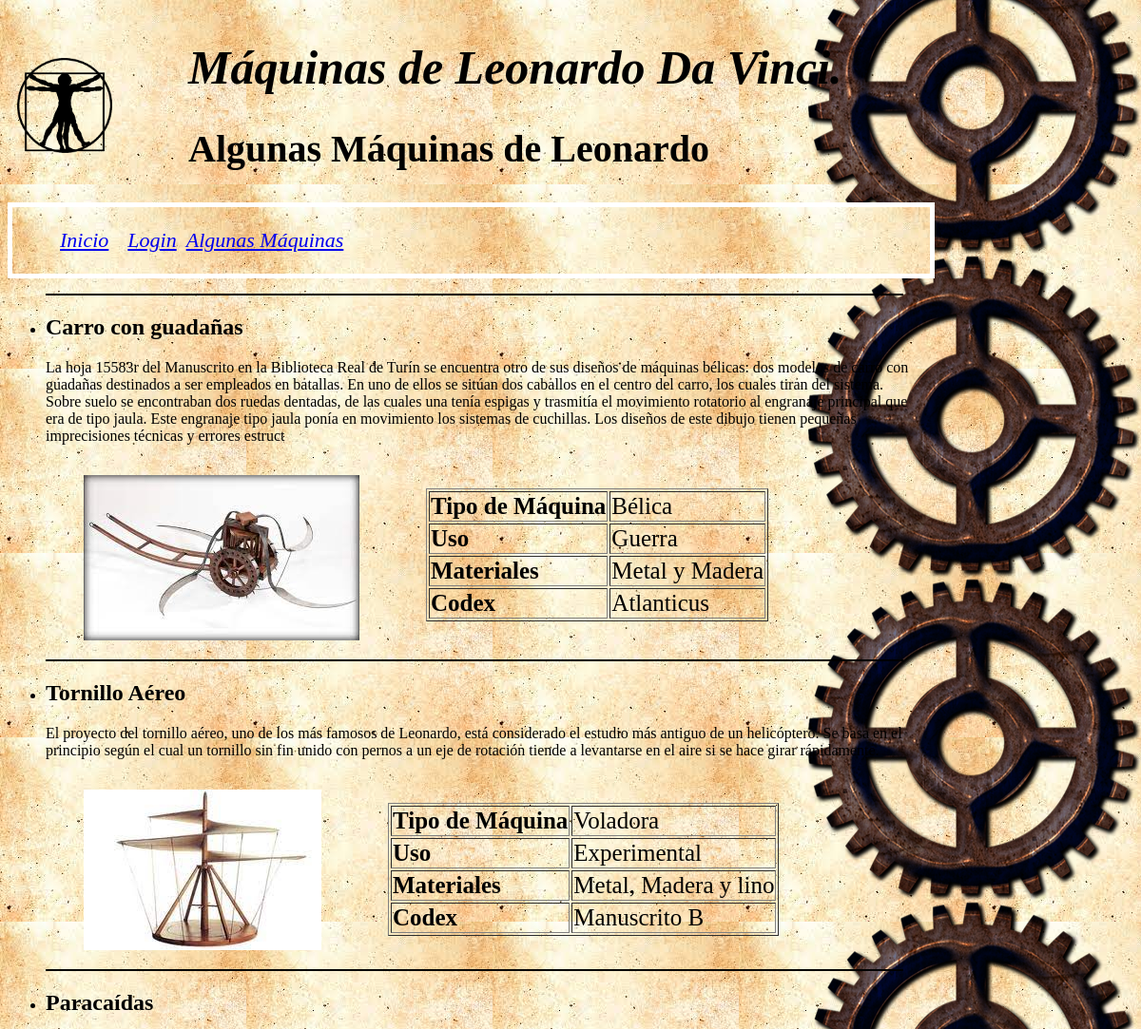
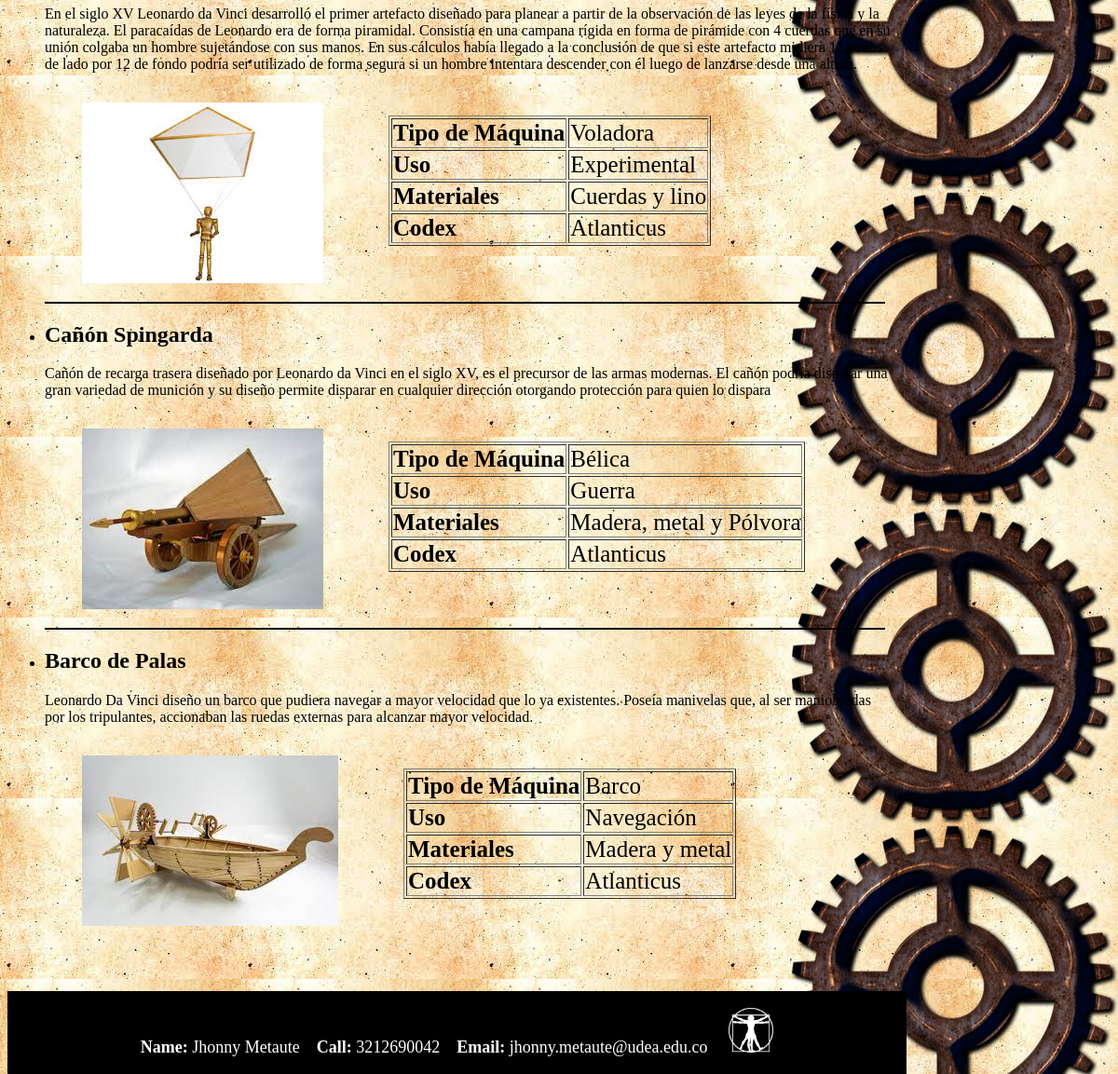
Screenshot of /maquinas.php with the database file from the repository (2 pictures, top to bottom).
### tables this page shows
CREATE TABLE `informacion` (
  `id` int(11) NOT NULL,
  `Nombre` varchar(40) NOT NULL,
  `Informacion` varchar(600) NOT NULL,
  `imagen` varchar(100) NOT NULL,
  `tipo` varchar(100) NOT NULL,
  `uso` varchar(100) NOT NULL,
  `material` varchar(100) NOT NULL,
  `codex` varchar(100) NOT NULL,
  `plano` varchar(100) NOT NULL,
  `video` varchar(100) NOT NULL
);

### maquinas.php (the view, shortened to what this page needs)
<!DOCTYPE HTML>
<html>
	<head>
		<link rel="stylesheet" type="text/css" href="Estilo.css">
	</head>
	<body>
		<header>
			<a href="inicio.php" ><img src="imagenes/logo.png" id="logo"></a>
			<hgroup>
				<h1 align="left">Máquinas de Leonardo Da Vinci.</h1>
				<h2 class="tagline">Algunas Máquinas de Leonardo</h2>
			</hgroup>
		</header>
		<nav>
			<ul>
				<?php
					if(!isset($_SESSION['auth'])){
						if(isset($_SESSION['admin'])){
					    print("<a href='inicio.php' class='Inicio'>Inicio<a/>");
						print("<a href='admin.php' class='Registro'>Admin</a>");
						print("<a href='maquinas.php' class='libre1'>Algunas Máquinas</a>");
						print("<a href='planos.php' class='libre2'>Planos de Construcción</a>");
						print("<a href='vid.php' class='libre3'>Videos de funcionamiento</a>");
						print("<a href='logout.php' class='Registro'>Logout</a>");
					   }else{
					   	print("<a href='inicio.php' class='Inicio'>Inicio<a/>");
						print("<a href='registro.php' class='Registro'>Login</a>");
						print("<a href='maquinas.php' class='libre1'>Algunas Máquinas</a>");
					   }
					}
				?>
			</ul>
		</nav>
		<section>
			<article class="contenido">
				<ul>
						<?php
						   $mysqli = new mysqli("localhost","root","", "trabajofinal");
					       $query = "SELECT * FROM informacion";
					       if ($result = $mysqli->query($query)) {
							    while ($row = $result->fetch_assoc()) {
							        $nombre = $row["Nombre"];
							        $infor= $row["Informacion"];
							        $imagen=$row["imagen"];
							        $tipo=$row["tipo"];
							        $uso=$row["uso"];
							        $material=$row["material"];
							        $codex=$row["codex"];
							        print("<li><HR ALIGN='left' WIDTH='900px' color='black'></HR>");
							        print("<h2>".$nombre."</h2>");
							        print("<p>".$infor."</p>");
							        print("<figure><img src='".$imagen."' width='100%' height='100%'/></figure>");
							        print("<table border='1'>");
							        print("<tr>");
							        print("<td><b>Tipo de Máquina</b></td>");
							        print("<td>".$tipo."</td>");
							        print("</tr>");
							        print("<tr>");
							        print("<td><b>Uso</b></td>");
							        print("<td>".$uso."</td>");
							        print("</tr>");
							        print("<tr>");
							        print("<td><b>Materiales</b></td>");
							        print("<td>".$material."</td>");
							        print("</tr>");
							        print("<tr>");
							        print("<td><b>Codex</b></td>");
							        print("<td>".$codex."</td>");
							        print("</tr>");
							        print("</table>");
							        print("</li>");
							    }
					        }
						?>
				</ul>
			</article>
		</section>
		<footer>
		    <p> <b>Name: </b>Jhonny Metaute  &nbsp;&nbsp; <b>Call: </b>3212690042 &nbsp;&nbsp; <b>Email: </b> jhonny.metaute@udea.edu.co &nbsp;&nbsp;&nbsp;&nbsp;<img src="imagenes/logo2.png" width="5%" height="5%" /></p>
		</footer>
	</body>
</html>

### Estilo.css (style rules this page uses)
html { background: url("imagenes/fondo1.png") right repeat-y, url("imagenes/fondo.png"); }
header { display:flex; align-items:center; }
#logo { width: 100px; height: 100px; margin: 10px; vertical-align: middle; }
header h1 { font-style: italic; font-size: 50px; margin-left: 70px; }
header h2 { font-style: normal; font-size: 40px; margin-left: 70px; }
nav { font-size: 22px; font-style: italic; border: 5px solid white; width: 965px; margin: none; background-image: url("imagenes/fondo.png"); }
nav a { margin-left: 10px; }
footer { margin-top: 50px; float: left; font-size: 18px; width: 965px; background-color: #000000; }
footer p { text-align: center; font-size: 18px; color: white; }
.contenido { width: 950px; }
table { margin-top: 30px; margin-left: 30px; float: left; font-size: 25px; }
.contenido figure { float: left; }

### rows the page displays
informacion: Nombre "Carro con guadañas", Informacion "La hoja 15583r del Manuscrito en la Biblioteca Real de Turín se encuentra otro de sus diseños de máquinas bélicas: dos modelos de carro con guadañas destinados a ser empleados en batallas. En uno de ellos se sitúan dos caballos en el centro del carro, los cuales tiran del sistema. Sobre suelo se encontraban dos ruedas dentadas, de las cuales una tenía espigas y trasmitía el movimiento rotatorio al engranaje principal que era de tipo jaula. Este engranaje tipo jaula ponía en movimiento los sistemas de cuchillas. Los diseños de este dibujo tienen pequeñas imprecisiones técnicas y errores estruct", imagen (picture), tipo "Bélica", uso "Guerra", material "Metal y Madera", codex "Atlanticus"
informacion: Nombre "Tornillo Aéreo", Informacion "El proyecto del tornillo aéreo, uno de los más famosos de Leonardo, está considerado el estudio más antiguo de un helicóptero. Se basa en el principio según el cual un tornillo sin fin unido con pernos a un eje de rotación tiende a levantarse en el aire si se hace girar rápidamente.", imagen (picture), tipo "Voladora", uso "Experimental", material "Metal, Madera y lino", codex "Manuscrito B"
informacion: Nombre "Paracaídas", Informacion "En el siglo XV Leonardo da Vinci desarrolló el primer artefacto diseñado para planear a partir de la observación de las leyes de la física y la naturaleza. El paracaídas de Leonardo era de forma piramidal. Consistía en una campana rígida en forma de pirámide con 4 cuerdas que en su unión colgaba un hombre sujetándose con sus manos. En sus cálculos había llegado a la conclusión de que si este artefacto midiera 12 codos de lado por 12 de fondo podría ser utilizado de forma segura si un hombre intentara descender con él luego de lanzarse desde una altura.", imagen (picture), tipo "Voladora", uso "Experimental", material "Cuerdas y lino", codex "Atlanticus"
informacion: Nombre "Cañón Spingarda", Informacion "Cañón de recarga trasera diseñado por Leonardo da Vinci en el siglo XV, es el precursor de las armas modernas. El cañón podría disparar una gran variedad de munición y su diseño permite disparar en cualquier dirección otorgando protección para quien lo dispara", imagen (picture), tipo "Bélica", uso "Guerra", material "Madera, metal y Pólvora", codex "Atlanticus"
informacion: Nombre "Barco de Palas", Informacion "Leonardo Da Vinci diseño un barco que pudiera navegar a mayor velocidad que lo ya existentes. Poseía manivelas que, al ser maniobradas por los tripulantes, accionaban las ruedas externas para alcanzar mayor velocidad.", imagen (picture), tipo "Barco", uso "Navegación", material "Madera y metal", codex "Atlanticus"
